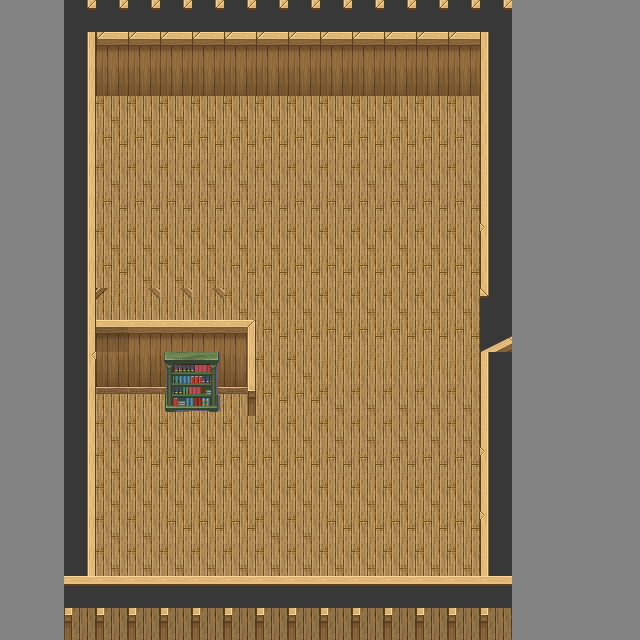

Below is a game level as drawn by its tile map, then a one-line description and the .tmx file that defines it, in full:
An orthogonal 20x20 tile map with 32x32 px tiles, 2 tile layers (Tile Layer 1, Tile Layer 2), 2 tilesets and 9 objects (hero, exit, spawn).

<map version="1.0" tiledversion="1.1.6" orientation="orthogonal" renderorder="right-down" width="20" height="20" tilewidth="32" tileheight="32" infinite="0" backgroundcolor="#838383" nextobjectid="32">
 <tileset firstgid="1" name="Ship_A5" tilewidth="32" tileheight="64" tilecount="64" columns="8">
  <image source="Ship_A5.png" width="256" height="512" />
 </tileset>
 <tileset firstgid="65" name="Ship_C" tilewidth="32" tileheight="64" tilecount="128" columns="16">
  <image source="Ship_C.png" width="512" height="512" />
 </tileset>
 <layer name="Tile Layer 1" width="20" height="20">
  <data encoding="csv">
0,0,0,0,0,0,0,0,0,0,0,0,0,0,0,0,0,0,0,0,
0,0,161,161,161,161,161,161,161,161,161,161,161,161,161,161,0,0,0,0,
0,0,145,166,166,166,166,166,166,166,166,166,166,166,166,152,0,0,0,0,
0,0,145,0,0,0,0,0,0,0,0,0,0,0,0,152,0,0,0,0,
0,0,145,7,7,7,7,7,7,7,7,7,7,7,3,152,0,0,0,0,
0,0,145,0,0,0,0,0,0,0,0,0,0,0,0,152,0,0,0,0,
0,0,145,3,3,3,3,3,3,3,3,3,3,3,3,136,0,0,0,0,
0,0,145,0,0,0,0,0,0,0,0,0,0,0,0,136,0,0,0,0,
0,0,145,7,7,7,7,7,7,7,7,7,7,7,7,0,0,0,0,0,
0,0,145,0,7,7,7,0,0,0,0,0,0,0,0,152,0,0,0,0,
0,0,0,130,135,135,135,7,7,7,7,7,7,7,7,67,0,0,0,0,
0,0,129,0,0,0,0,167,0,0,0,0,0,0,0,0,0,0,0,0,
0,0,0,178,178,178,178,0,7,7,5,5,5,5,5,136,0,0,0,0,
0,0,145,0,0,0,0,183,0,0,3,3,3,3,3,136,0,0,0,0,
0,0,0,3,7,7,7,7,7,7,3,3,3,3,3,136,0,0,0,0,
0,0,145,7,0,0,0,0,0,0,0,0,0,0,0,0,0,0,0,0,
0,0,0,7,7,7,7,7,7,7,7,7,7,7,7,136,0,0,0,0,
0,0,145,3,3,0,0,0,3,3,0,0,0,0,0,0,0,0,0,0,
0,0,145,3,3,3,3,3,3,3,7,7,7,7,7,136,0,0,0,0,
0,0,164,164,164,164,164,164,164,164,164,164,164,164,164,164,0,0,0,0
</data>
 </layer>
 <layer name="Tile Layer 2" width="20" height="20">
  <data encoding="csv">
0,0,0,0,0,0,0,0,0,0,0,0,0,0,0,0,0,0,0,0,
0,0,0,0,0,0,0,0,0,0,0,0,0,0,0,0,0,0,0,0,
0,0,0,0,0,0,0,0,0,0,0,0,0,0,0,0,0,0,0,0,
0,0,0,0,0,0,0,0,0,0,0,0,0,0,0,0,0,0,0,0,
0,0,0,0,0,0,0,0,0,0,0,0,0,0,0,0,0,0,0,0,
0,0,0,0,0,0,0,0,0,0,0,0,0,0,0,0,0,0,0,0,
0,0,0,0,0,0,0,0,0,0,0,0,0,0,0,0,0,0,0,0,
0,0,0,0,0,0,0,0,0,0,0,0,0,0,0,0,0,0,0,0,
0,0,0,0,0,0,0,0,0,0,0,0,0,0,0,0,0,0,0,0,
0,0,0,0,0,0,0,0,0,0,0,0,0,0,0,0,0,0,0,0,
0,0,0,0,0,0,0,0,0,0,0,0,0,0,0,0,0,0,0,0,
0,0,0,0,0,0,0,0,0,0,0,0,0,0,0,0,0,0,0,0,
0,0,0,0,0,107,108,0,0,0,0,0,0,0,0,0,0,0,0,0,
0,0,0,0,0,0,0,0,0,0,0,0,0,0,0,0,0,0,0,0,
0,0,0,0,0,0,0,0,0,0,0,0,0,0,0,0,0,0,0,0,
0,0,0,0,0,0,0,0,0,0,0,0,0,0,0,0,0,0,0,0,
0,0,0,0,0,0,0,0,0,0,0,0,0,0,0,0,0,0,0,0,
0,0,0,0,0,0,0,0,0,0,0,0,0,0,0,0,0,0,0,0,
0,0,0,0,0,0,0,0,0,0,0,0,0,0,0,0,0,0,0,0,
0,0,0,0,0,0,0,0,0,0,0,0,0,0,0,0,0,0,0,0
</data>
 </layer>
 <objectgroup color="#ff0000" name="collision">
  <object id="8" x="96" y="320" width="160" height="64" />
  <object id="27" x="64" y="96" width="32" height="480" />
  <object id="28" x="64" y="576" width="448" height="32" />
  <object id="29" x="64" y="64" width="448" height="32" />
  <object id="30" x="480" y="352" width="32" height="224" />
  <object id="31" x="480" y="96" width="32" height="192" />
 </objectgroup>
 <objectgroup name="Object Layer 1" offsetx="32" offsety="0">
  <object id="3" name="hero" x="96" y="480" width="32" height="32" />
  <object id="16" name="exit" x="512" y="288" width="32" height="64" />
  <object id="17" name="spawn" x="448" y="288" width="32" height="32" />
 </objectgroup>
</map>